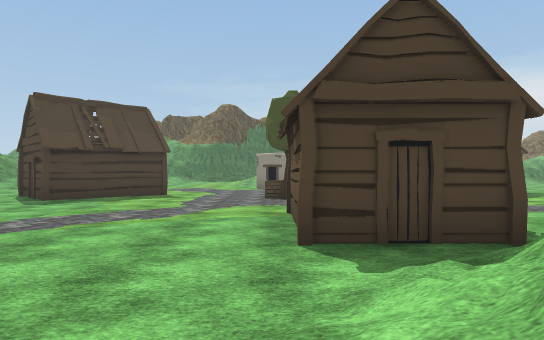
view 1 (above)

24 first-person views from a walk through a 3-D level made in the Unity game engine. The camera is 1.2 m above the floor, looks level and sees 70° across. The floor is counted in squares, 2 m on a side. Each view is taken from the middle of a square. On the plan, view 1 faces up. The plan holds only what a view shows up to about 11 squares ahead; the rest is blank. The place goes on beyond the plan. The player character is not drawn. Some surface patterns are stand-ins.

view 2
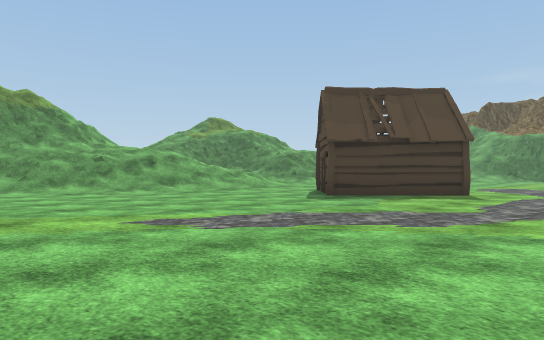

view 3
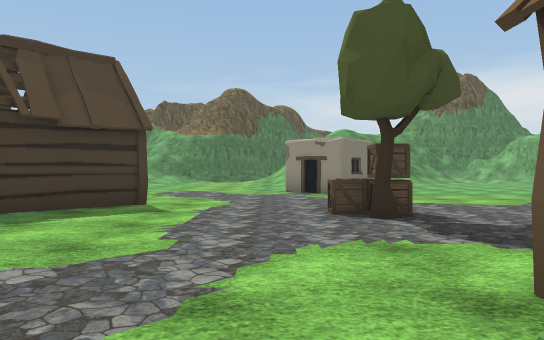

view 4
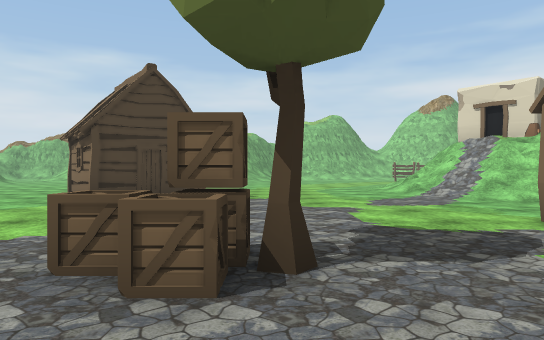

view 5
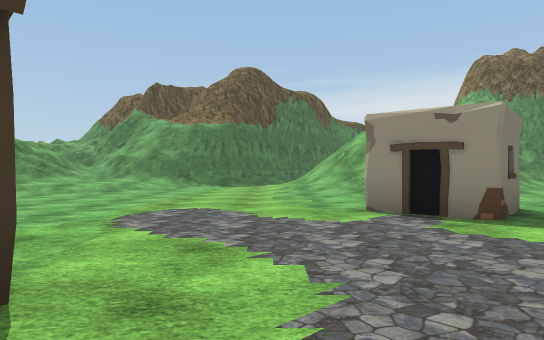

view 6
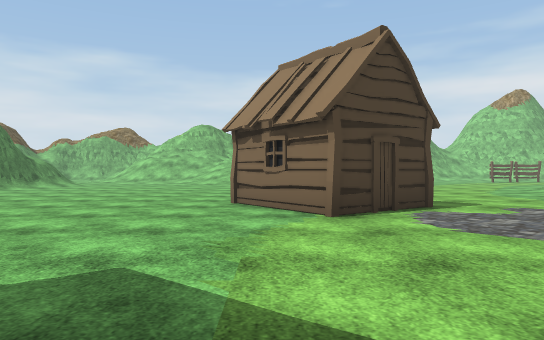

view 7
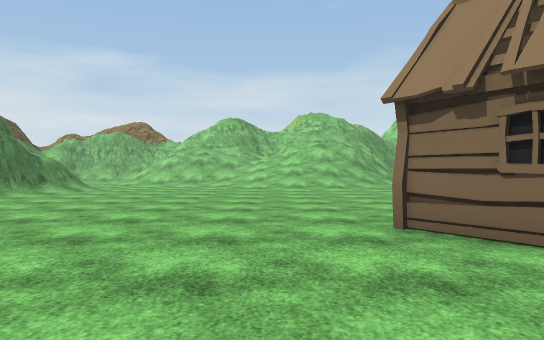

view 8
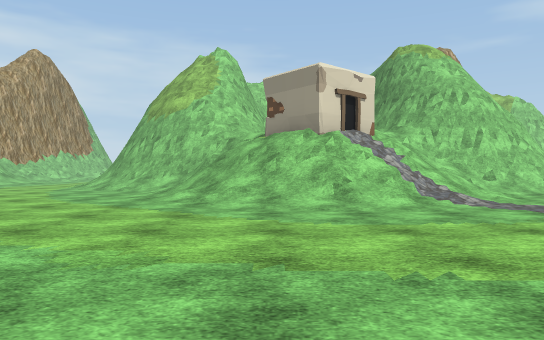

view 9
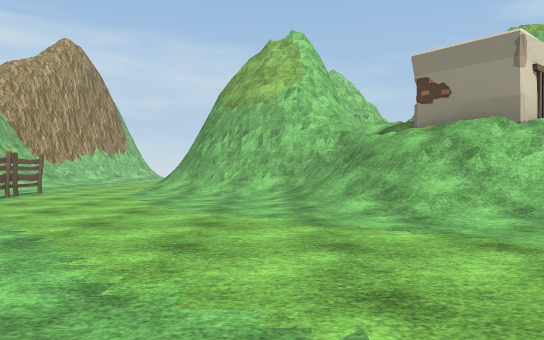

view 10
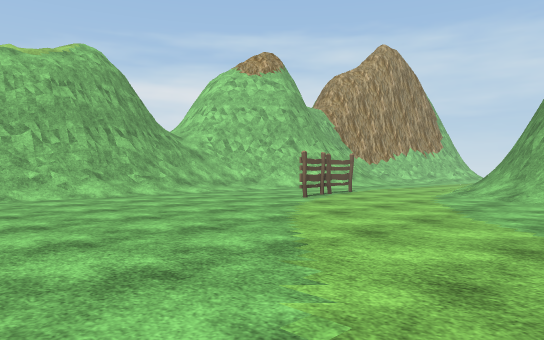

view 11
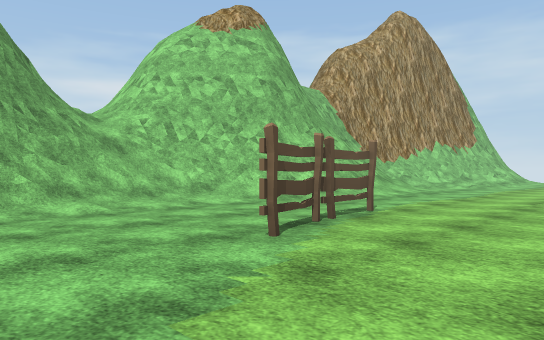

view 12
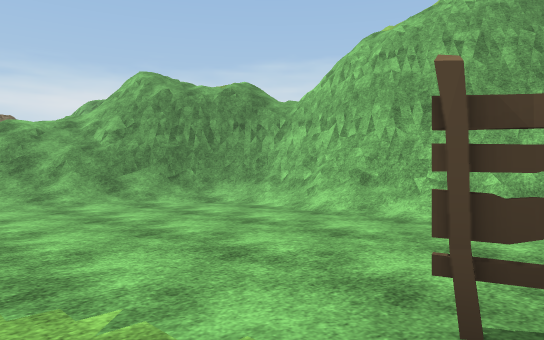

view 13
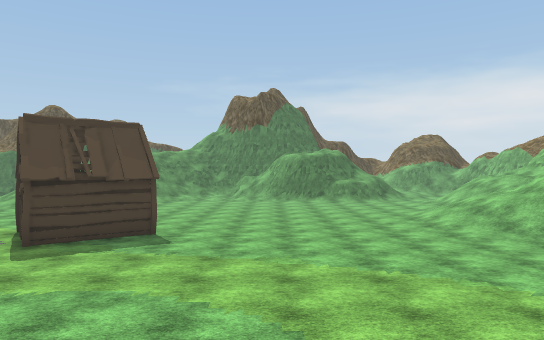

view 14
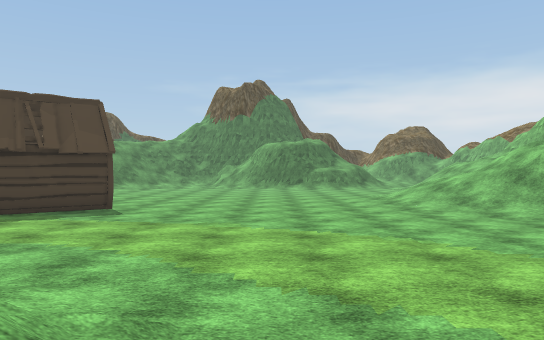

view 15
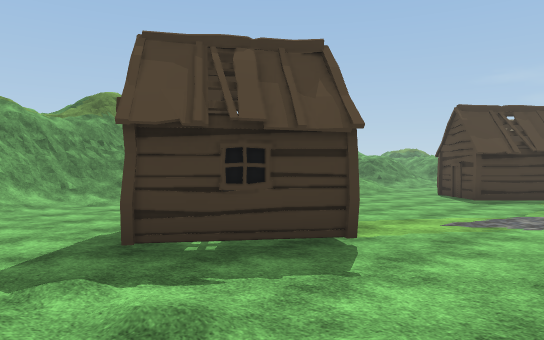

view 16
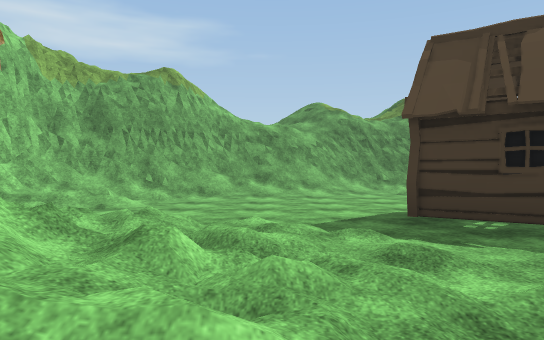

view 17
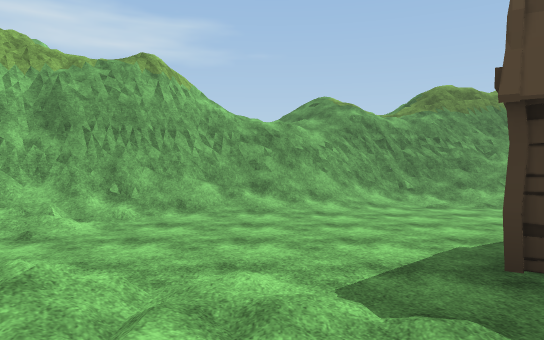

view 18
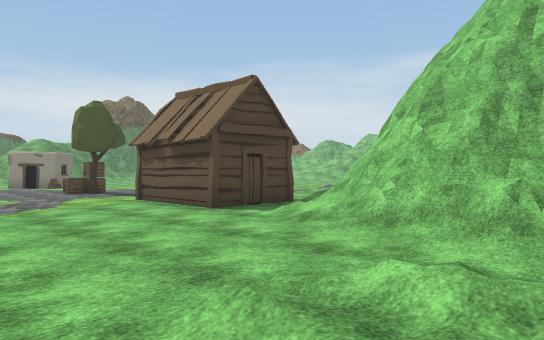

view 19
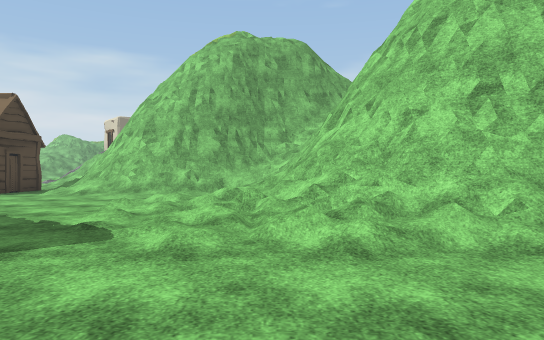

view 20
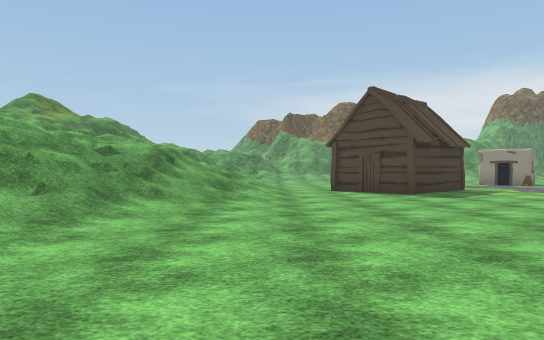

view 21
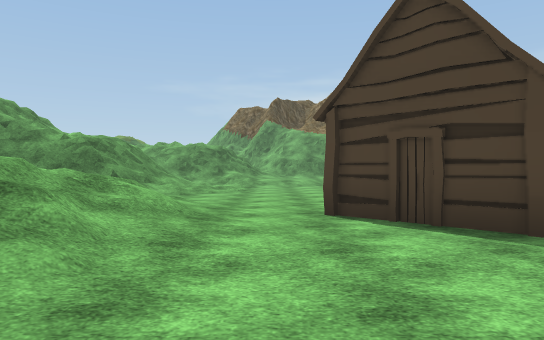

view 22
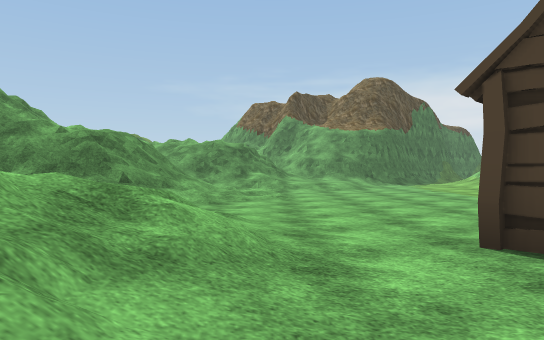

view 23
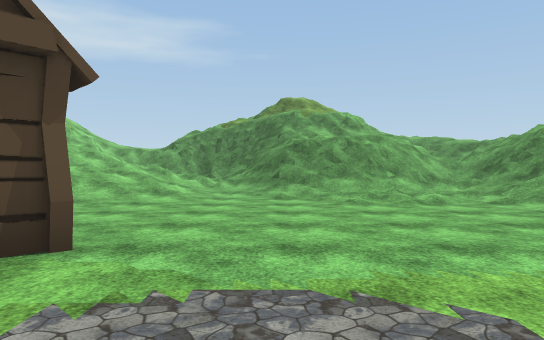

view 24
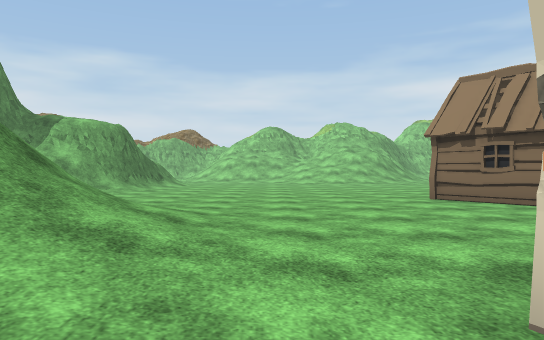

### Floor plan
Key: @ floor where view 1 was taken; # wall or solid block; . main floor; : floor 3.25 m higher than the main floor; + floor 5 m higher than the main floor; * floor 5.75 m higher than the main floor; % floor 6 m higher than the main floor; / step, stairs or slope; = window, fence, low wall or low ledge; H hut; C crate; T tree; F fence; O other object.
Columns run from 13 left of view 1 to 25 right of it. Each row starts with its distance up from view 1.
 21    /////...////     ........
 20 ///////.....///////.........
 19 /////......../////..........
 18 /////.......................
 17 /////.........#.............
 16 #=//.........##.............
 15 #=//..........O.............////
 14 //.................HH.......//////
 13 ////....H.........H  H.......///// #
 12 /////..H H.........HH......../////=#*%
 11 /////.H  H....C...............////##+*
 10 /////..HH...CTC.................///##
  9 /////.............................//##
  8 /////............................../#
  7 /////.........HH.....//............/#
  6 ////.......... H...//////........../#
  5 ///........... H..///#O///........./##
  4 ///...........HH..//=##///........./=##
  3 =/..... ......//=#=#####///.....F../##=
  2 #/.....HH...../####=   :/=//....F..//=#
  1 =/....H.H..../##        ####//..F../###
  0 #//....H.....@##          ###/....//#
 -1 ///.....//////#             ##/.../##
 -2 ////...///////#              #/.../##
 -3 #=//....////  #                .../##
 -4 ##///..//#####                 ...//
 -5 ####//.//##                    .../
 -6   ##/// ##                     ...

Positions as (right, up) in squares from view 1, and headings:
1: (0, 0), facing up
2: (0, 2), facing up-left
3: (-1, 5), facing up
4: (-2, 10), facing right
5: (-2, 10), facing up
6: (0, 14), facing right
7: (3, 16), facing right
8: (10, 13), facing down
9: (13, 11), facing down
10: (13, 10), facing down-right
11: (16, 6), facing down-right
12: (17, 3), facing up-right
13: (11, 4), facing up
14: (12, 4), facing up
15: (-2, -2), facing up-left
16: (-1, -2), facing left
17: (-3, -2), facing left
18: (-4, -2), facing up-right
19: (-9, -3), facing right
20: (-9, 0), facing up
21: (-8, 6), facing up
22: (-9, 8), facing up
23: (-2, 15), facing left
24: (-1, 18), facing right
